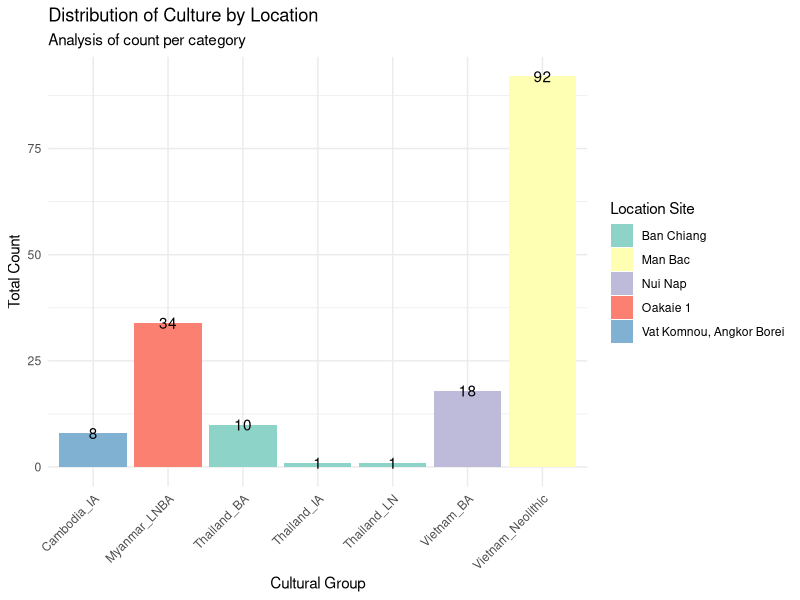
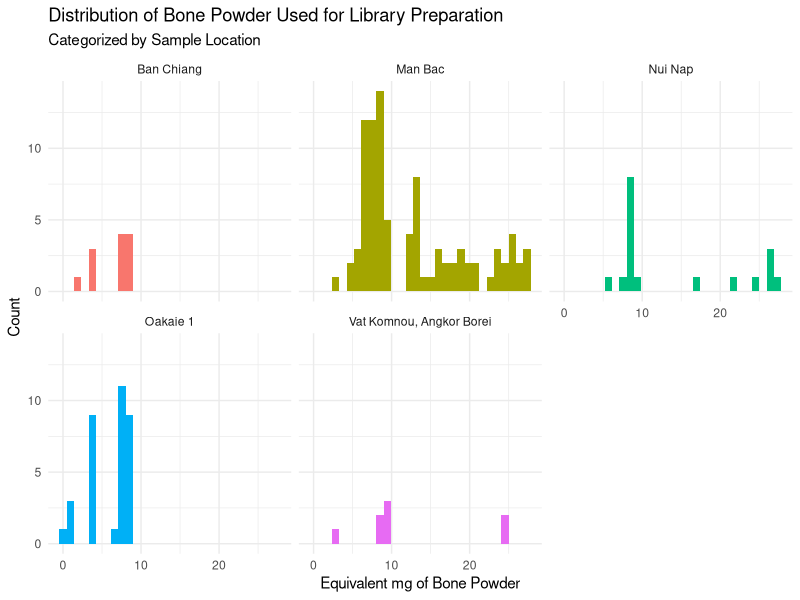
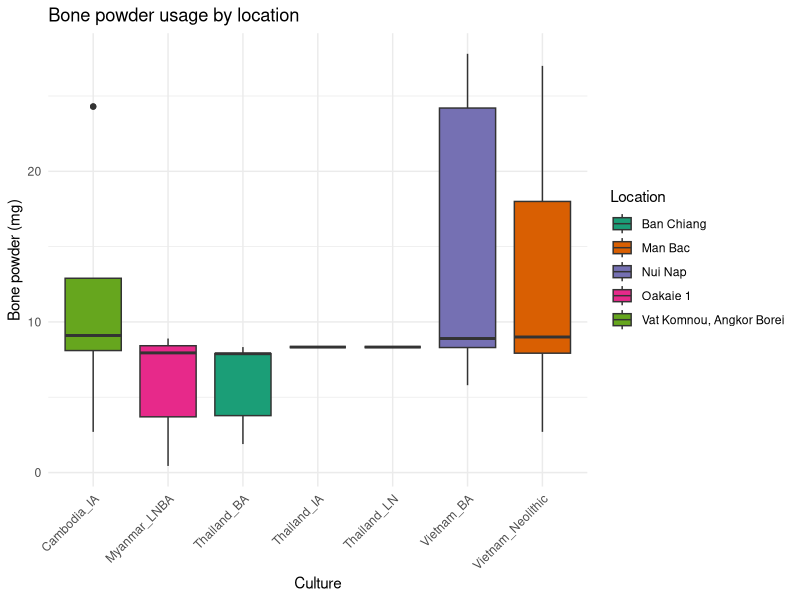
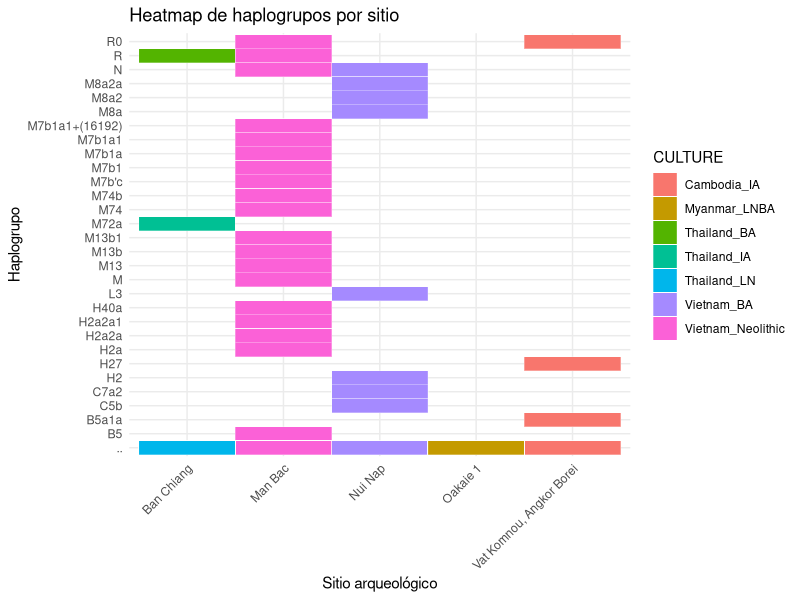

Generate these figures, in order, with R:
## ---- chunk 1
knitr::opts_chunk$set(echo = TRUE)
## ---- chunk 2
# Load the readr package 
library(readr)
library(dplyr)
library(ggplot2)

# Read the CSV
data <- read_csv2(
  "table_s1.csv",      
  skip = 1,           # skip the first line which is a description
  locale = locale(decimal_mark = ",") # interpret comma as decimal
)

# Check the first few rows
head(data)
## ---- chunk 3
data_subset <- data %>%
  select(
    Culture,
    Location,
    `mtDNA haplogroup`,
    `Equivalent mg bone powder used for library preparation`,
    `Shotgun raw sequences`,
    `mtDNA coverage`,
    `mtDNA fraction damaged in last base`
  )

head(data_subset)

## ---- chunk 4
data_without_na <- na.omit(data_subset)

## ---- chunk 5

ggplot(data_without_na, aes(Culture, fill=Location)) + 
  geom_bar() +
  geom_text(aes(label = ..count..), stat="count", position = position_stack(vjust = 1)) +
  theme_minimal() +
  theme(axis.text.x = element_text(angle=45, hjust = 1)) +
  scale_fill_brewer(palette="Set3") +
  labs(
    title = "Distribution of Culture by Location",
    subtitle = "Analysis of count per category",
    x = "Cultural Group",
    y = "Total Count",
    fill = "Location Site"
  )

## ---- chunk 6
data_without_na$`Equivalent mg bone powder used for library preparation` <- as.numeric(as.character(data_without_na$'Equivalent mg bone powder used for library preparation'))

ggplot(data_without_na, aes(x = `Equivalent mg bone powder used for library preparation`, fill = Location)) +
  geom_histogram(bins = 30) + facet_wrap(~ Location) +  labs(
  title = "Distribution of Bone Powder Used for Library Preparation",
  subtitle = "Categorized by Sample Location",
  x = "Equivalent mg of Bone Powder",
  y = "Count",
) + theme_minimal() + theme(legend.position = "none")


## ---- chunk 7
ggplot(data_without_na, aes(x = Culture, y = `Equivalent mg bone powder used for library preparation`, fill = Location)) + 
geom_boxplot() + labs(title = "Bone powder usage by location",y = "Bone powder (mg)") + theme_minimal() + theme(axis.text.x = element_text(angle=45, hjust = 1)) +
scale_fill_brewer(palette = "Dark2")
## ---- chunk 8
ggplot(data_without_na, aes(Location, `mtDNA haplogroup`, fill = Culture)) +
  geom_tile(color = "white") + 
  labs(title = "Heatmap de haplogrupos por sitio",
       x = "Sitio arqueológico",
       y = "Haplogrupo",
       fill = "CULTURE") +
  theme_minimal() +
  theme(axis.text.x = element_text(angle = 45, hjust = 1))
